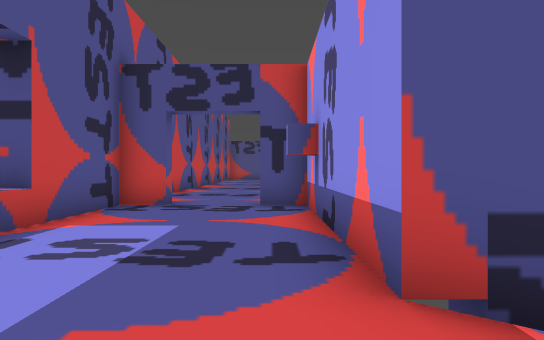
view 1 (above)

17 first-person views from a walk through a 3-D level made in the Godot game engine. The camera is 1.5 m above the floor, looks level and sees 70° across. The floor is counted in squares, 2 m on a side. Each view is taken from the middle of a square. On the plan, view 1 faces up. The plan holds only what a view shows up to about 12 squares ahead; the rest is blank. The place goes on beyond the plan. Characters and animated objects are not drawn.

view 2
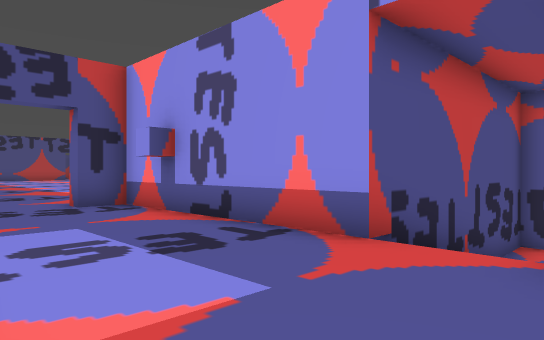

view 3
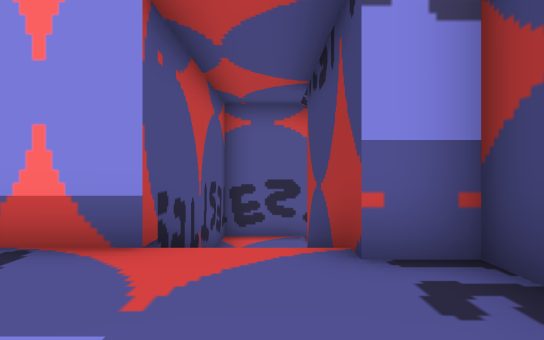

view 4
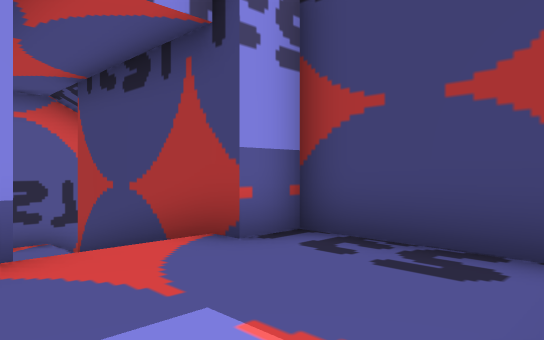

view 5
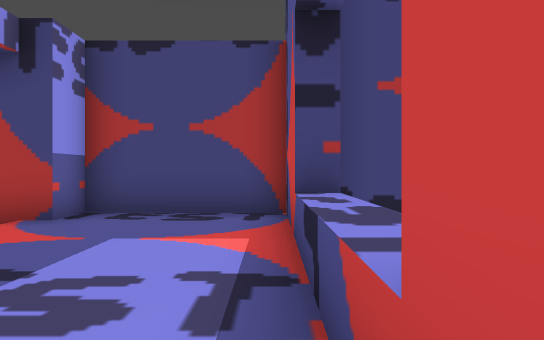

view 6
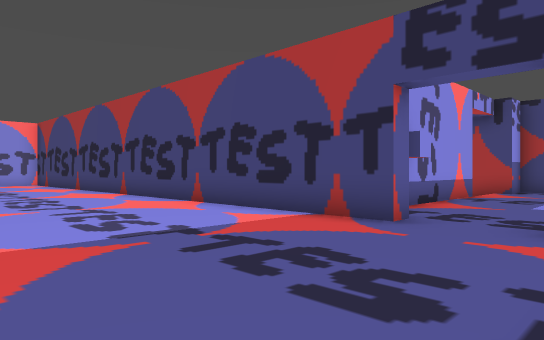

view 7
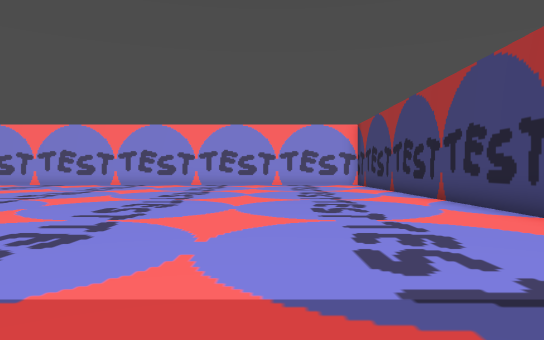

view 8
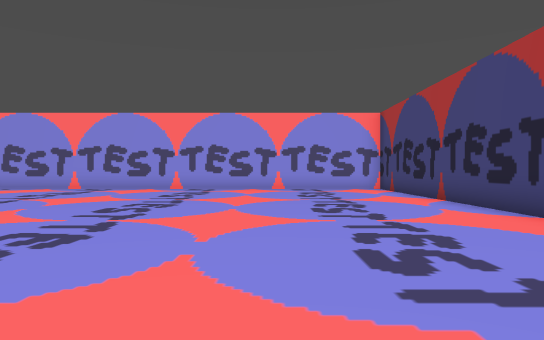

view 9
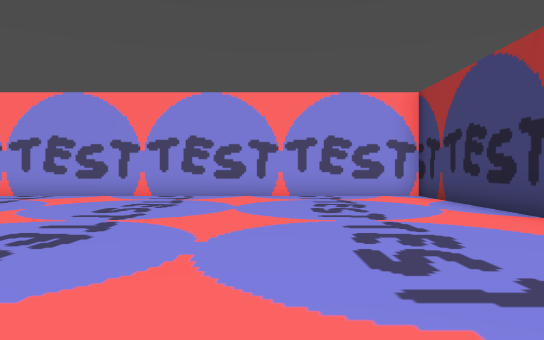

view 10
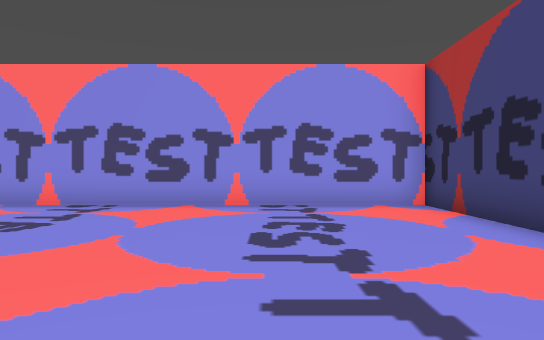

view 11
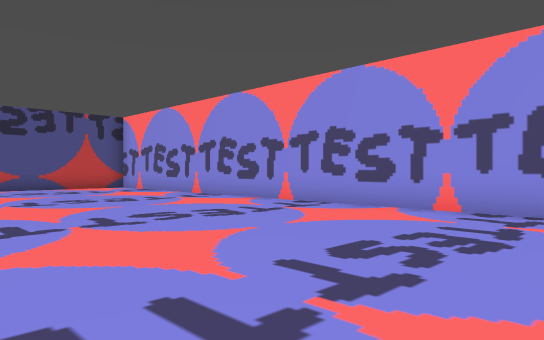

view 12
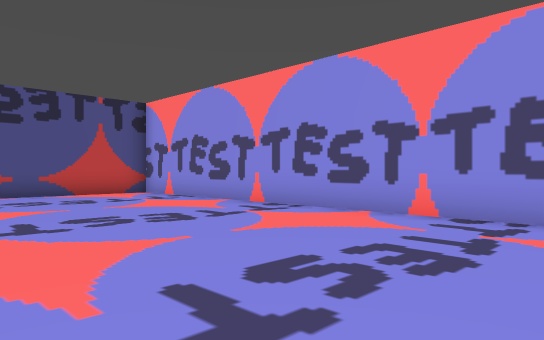

view 13
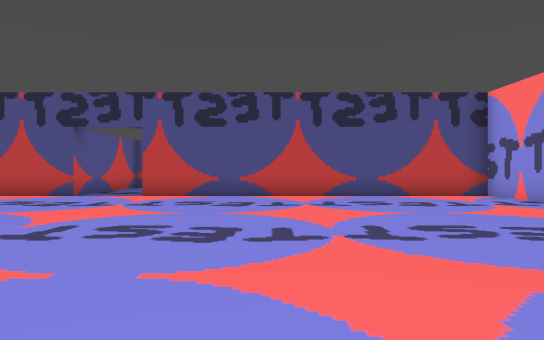

view 14
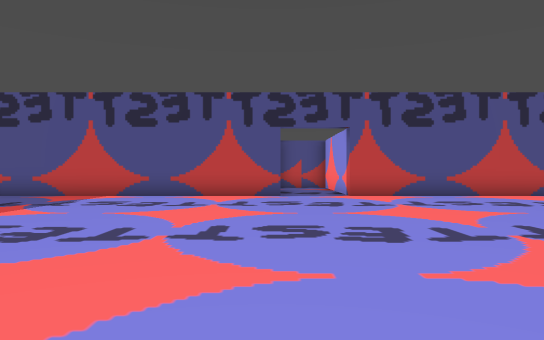

view 15
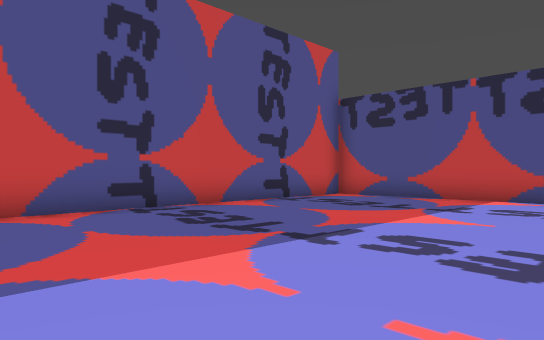

view 16
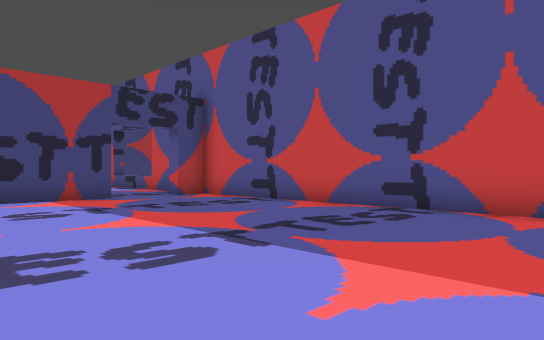

view 17
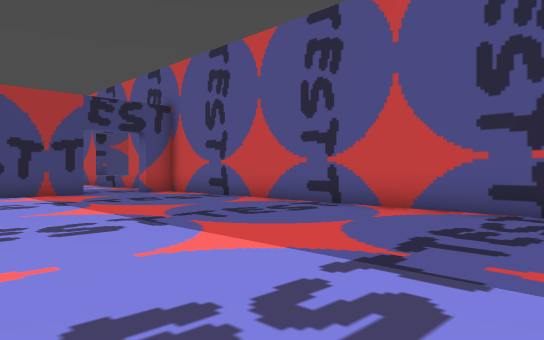

### Floor plan
Points are (right, up) in squares from view 1. A wall is a line through its corners. A room is listed if a view was taken in it or the views show most of it. See-through windows are left out.
Room 1 (views 1, 2, 3, 4, 5)
walls: (-3.3, 2) (-3.3, -0.5); (-3.8, 1.7) (-3.2, 1.7); (-3.4, -0.8) (0.2, -0.8) (0.2, 0.2) (5.2, 0.2); (-3.2, 5.3) (-3.8, 5.3); (7.2, -0.5) (7.2, 2.2) (0.8, 2.2) (0.8, 8.2) (-0.3, 8.2); (-2.2, 8.7) (-2.2, 8.2) (-3.3, 8.2) (-3.3, 2.1)
ways out: opening at (-1.5, 9) to room 2; opening at (-4, 3.5)
Room 2 (views 6, 7, 8, 9, 10, 11, 12, 13, 14, 15, 16, 17)
walls: (6.3, 31) (6.3, 30.3) (-2.8, 30.3); (-3.3, 19.8) (-3.3, 9.2); (-0.3, 8.2) (-0.3, 8.7) (18.3, 8.7) (18.3, 30.3) (8.3, 30.3) (8.3, 31); (-3.3, 29.8) (-3.3, 21.2); (-2.8, 8.7) (-2.2, 8.7)
ways out: opening at (-1.5, 9) to room 1

Positions as (right, up) in squares from view 1, and headings:
1: (0, 0), facing up
2: (-3, 0), facing up-right
3: (-3, 1), facing right
4: (-3, 3), facing down-right
5: (-3, 6), facing down
6: (-3, 14), facing down-right
7: (-1, 13), facing right
8: (3, 13), facing right
9: (7, 13), facing right
10: (10, 12), facing right
11: (11, 14), facing up-right
12: (12, 18), facing up-right
13: (12, 19), facing up
14: (6, 19), facing up
15: (4, 20), facing up-left
16: (4, 19), facing down-left
17: (4, 21), facing down-left
